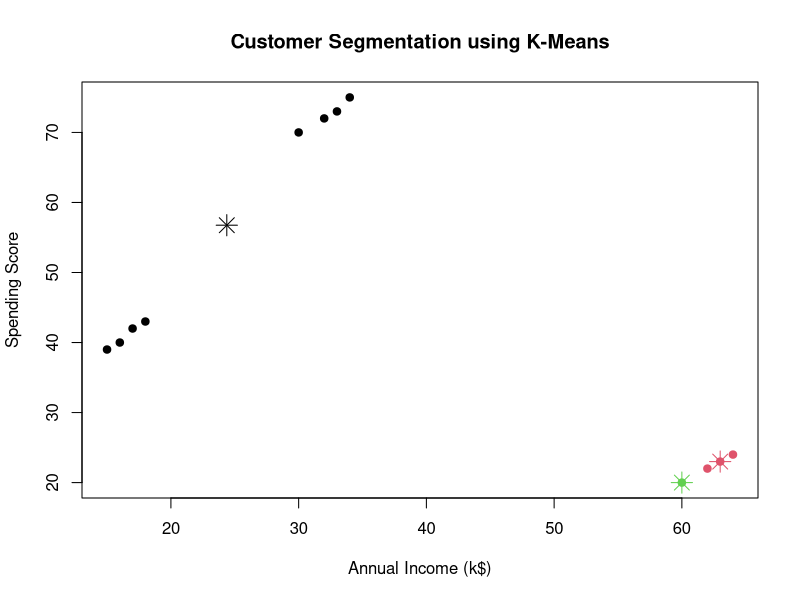

Write the R code that produced this figure.
# 1. Create Real-Life Dataset
customer_data <- data.frame(
  Income = c(15, 16, 17, 18, 30, 32, 33, 34, 60, 62, 63, 64),
  Spending = c(39, 40, 42, 43, 70, 72, 73, 75, 20, 22, 23, 24)
)

# 2. Apply K-Means Clustering
set.seed(123) # For reproducibility
k <- 3 # Number of clusters
kmeans_result <- kmeans(customer_data, centers = k)

# Add cluster labels to the dataset
customer_data$Cluster <- as.factor(kmeans_result$cluster)

# 3. Print Results
print(kmeans_result)
print(customer_data)

# 4. Plot the Clusters
plot(customer_data$Income, customer_data$Spending,
     col = customer_data$Cluster, pch = 19,
     xlab = "Annual Income (k$)", ylab = "Spending Score",
     main = "Customer Segmentation using K-Means")
points(kmeans_result$centers, col = 1:k, pch = 8, cex = 2) # Cluster centers